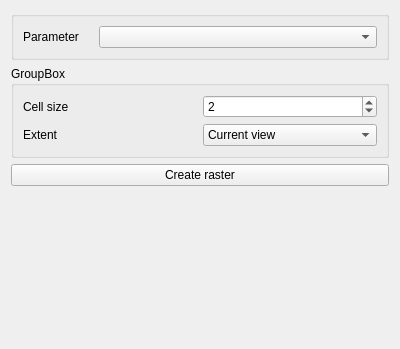
<?xml version="1.0" encoding="UTF-8"?>
<ui version="4.0">
 <class>Export_RasterCreation</class>
 <widget class="QWidget" name="Export_RasterCreation">
  <property name="geometry">
   <rect>
    <x>0</x>
    <y>0</y>
    <width>400</width>
    <height>349</height>
   </rect>
  </property>
  <property name="windowTitle">
   <string>Form</string>
  </property>
  <layout class="QVBoxLayout" name="verticalLayout">
   <item>
    <widget class="QGroupBox" name="groupBox_24">
     <property name="sizePolicy">
      <sizepolicy hsizetype="Preferred" vsizetype="Fixed">
       <horstretch>0</horstretch>
       <verstretch>0</verstretch>
      </sizepolicy>
     </property>
     <property name="maximumSize">
      <size>
       <width>16777215</width>
       <height>90</height>
      </size>
     </property>
     <property name="title">
      <string/>
     </property>
     <layout class="QGridLayout" name="gridLayout_26">
      <property name="horizontalSpacing">
       <number>20</number>
      </property>
      <item row="0" column="1">
       <widget class="QComboBox" name="comboBox_parametreschooser_2">
        <property name="sizePolicy">
         <sizepolicy hsizetype="Preferred" vsizetype="Fixed">
          <horstretch>0</horstretch>
          <verstretch>0</verstretch>
         </sizepolicy>
        </property>
       </widget>
      </item>
      <item row="0" column="0">
       <widget class="QLabel" name="label_36">
        <property name="sizePolicy">
         <sizepolicy hsizetype="Fixed" vsizetype="Minimum">
          <horstretch>0</horstretch>
          <verstretch>0</verstretch>
         </sizepolicy>
        </property>
        <property name="text">
         <string>Parameter</string>
        </property>
       </widget>
      </item>
     </layout>
    </widget>
   </item>
   <item>
    <widget class="QGroupBox" name="groupBox_7">
     <property name="title">
      <string>GroupBox</string>
     </property>
     <layout class="QGridLayout" name="gridLayout_6">
      <item row="0" column="0">
       <widget class="QLabel" name="label_37">
        <property name="text">
         <string>Cell size</string>
        </property>
       </widget>
      </item>
      <item row="0" column="1">
       <widget class="QSpinBox" name="spinBox_rastercellsize">
        <property name="maximum">
         <number>999999</number>
        </property>
        <property name="value">
         <number>2</number>
        </property>
       </widget>
      </item>
      <item row="1" column="0">
       <widget class="QLabel" name="label_38">
        <property name="text">
         <string>Extent</string>
        </property>
       </widget>
      </item>
      <item row="1" column="1">
       <widget class="QComboBox" name="comboBox_rasterextent">
        <item>
         <property name="text">
          <string>Current view</string>
         </property>
        </item>
        <item>
         <property name="text">
          <string>Full Extent</string>
         </property>
        </item>
       </widget>
      </item>
     </layout>
    </widget>
   </item>
   <item>
    <widget class="QPushButton" name="pushButton_createraster">
     <property name="text">
      <string>Create raster</string>
     </property>
    </widget>
   </item>
   <item>
    <spacer name="verticalSpacer_2">
     <property name="orientation">
      <enum>Qt::Vertical</enum>
     </property>
     <property name="sizeHint" stdset="0">
      <size>
       <width>20</width>
       <height>168</height>
      </size>
     </property>
    </spacer>
   </item>
  </layout>
 </widget>
 <resources/>
 <connections/>
</ui>
